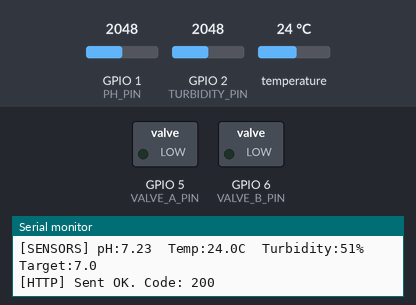
The sketch below on a simulated ESP32-S3. Parts: switched loads named in the sketch (green lamp = pin HIGH), the last lines printed to the serial monitor. The test bench sets the inputs (shaded band); at power-on: GPIO 1 (PH_PIN) = 2048, GPIO 2 (TURBIDITY_PIN) = 2048, temperature 24 °C (analog values on the 0–4095 scale). WiFi joins after 1.5 s; servers stay silent unless stated; uploads are accepted with an empty reply; EEPROM starts erased.

Above: at 31.5 s.
At 64.1 s:
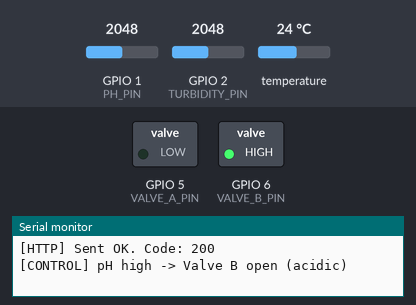
Timing chart, 0 to 81.5 s (numbered marks = the images above):
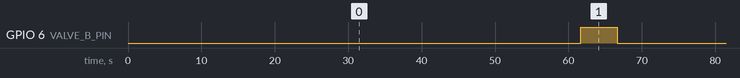

The sketch:

aqurium_final.ino
```cpp
#include <ArduinoJson.h>
#include <DallasTemperature.h>
#include <EEPROM.h>
#include <HTTPClient.h>
#include <OneWire.h>
#include <WiFi.h>
#include "wifi_config.h"  // Local credentials; this file is excluded from Git.

const char *ssid = WIFI_SSID;
const char *password = WIFI_PASSWORD;
const char *serverUrl = AQUAVISION_SERVER_URL;

#define PH_PIN 1
#define TURBIDITY_PIN 2
#define DS18B20_PIN 4
#define VALVE_A_PIN 5
#define VALVE_B_PIN 6
#define EEPROM_ADDR_TARGET_PH 0

#define PH_SLOPE -5.70
#define PH_OFFSET 21.34

float targetPH = 7.0;
const float pH_TOLERANCE = 0.1;
const unsigned long VALVE_OPEN_MS = 5000;
const unsigned long STABILISE_MS = 25000;

OneWire oneWire(DS18B20_PIN);
DallasTemperature sensors(&oneWire);
WiFiClient client;
HTTPClient http;

void connectWiFi();
void readSensors(float &pH, float &temp, int &turbidity);
void sendToServer(float pH, float temp, int turbidity, float target);
void controlpH(float currentPH);
void saveTargetPH(float value);
float loadTargetPH();

void setup() {
  Serial.begin(115200);
  Serial.println("\n[BOOT] AquaVision starting...");

  EEPROM.begin(512);
  targetPH = loadTargetPH();
  Serial.print("[EEPROM] Target pH: ");
  Serial.println(targetPH);

  sensors.begin();
  analogReadResolution(12);
  analogSetPinAttenuation(PH_PIN, ADC_11db);
  analogSetPinAttenuation(TURBIDITY_PIN, ADC_11db);

  pinMode(VALVE_A_PIN, OUTPUT);
  pinMode(VALVE_B_PIN, OUTPUT);
  digitalWrite(VALVE_A_PIN, LOW);
  digitalWrite(VALVE_B_PIN, LOW);

  connectWiFi();
}

void loop() {
  static unsigned long lastRead = 0;
  static unsigned long lastSend = 0;
  static unsigned long lastControl = 0;
  static unsigned long lastWifiRetry = 0;
  unsigned long now = millis();

  if (WiFi.status() != WL_CONNECTED && (now - lastWifiRetry >= 30000)) {
    lastWifiRetry = now;
    connectWiFi();
  }

  if (now - lastRead >= 2000) {
    lastRead = now;
    float pH, temp;
    int turbidity;
    readSensors(pH, temp, turbidity);

    Serial.print("[SENSORS] pH:");
    Serial.print(pH, 2);
    Serial.print("  Temp:");
    Serial.print(temp, 1);
    Serial.print("C  Turbidity:");
    Serial.print(turbidity);
    Serial.print("%  Target:");
    Serial.println(targetPH, 1);

    if (now - lastSend >= 10000 && WiFi.status() == WL_CONNECTED) {
      lastSend = now;
      sendToServer(pH, temp, turbidity, targetPH);
    }

    if (now - lastControl >= 60000) {
      lastControl = now;
      controlpH(pH);
    }
  }

  delay(100);
}

void connectWiFi() {
  if (WiFi.status() == WL_CONNECTED)
    return;
  Serial.print("[WiFi] Connecting to ");
  Serial.println(ssid);
  WiFi.begin(ssid, password);
  int attempts = 0;
  while (WiFi.status() != WL_CONNECTED && attempts < 30) {
    delay(500);
    Serial.print(".");
    attempts++;
  }
  if (WiFi.status() == WL_CONNECTED) {
    Serial.println("\n[WiFi] Connected! IP: " + WiFi.localIP().toString());
  } else {
    Serial.println("\n[WiFi] Failed. Will retry in 30s.");
  }
}

void readSensors(float &pH, float &temp, int &turbidity) {
  sensors.requestTemperatures();
  temp = sensors.getTempCByIndex(0);
  if (temp == DEVICE_DISCONNECTED_C) {
    temp = -999;
    Serial.println("[WARN] DS18B20 disconnected!");
  }

  long phSum = 0;
  for (int i = 0; i < 10; i++) {
    phSum += analogRead(PH_PIN);
    delay(10);
  }
  float phVoltage = (phSum / 10.0 / 4095.0) * 3.3 * 1.5;
  pH = PH_SLOPE * phVoltage + PH_OFFSET;
  pH = constrain(pH, 0.0, 14.0);

  long turbSum = 0;
  for (int i = 0; i < 10; i++) {
    turbSum += analogRead(TURBIDITY_PIN);
    delay(5);
  }
  turbidity = map((int)(turbSum / 10), 500, 3500, 0, 100);
  turbidity = constrain(turbidity, 0, 100);
}

void sendToServer(float pH, float temp, int turbidity, float target) {
  if (WiFi.status() != WL_CONNECTED)
    return;

  StaticJsonDocument<256> doc;
  doc["ph"] = pH;
  doc["temperature"] = temp;
  doc["turbidity"] = turbidity;
  doc["target_ph"] = target;

  String jsonStr;
  serializeJson(doc, jsonStr);

  http.begin(client, serverUrl);
  http.addHeader("Content-Type", "application/json");
  int httpCode = http.POST(jsonStr);

  if (httpCode > 0) {
    String response = http.getString();
    Serial.print("[HTTP] Sent OK. Code: ");
    Serial.println(httpCode);
    StaticJsonDocument<64> respDoc;
    if (!deserializeJson(respDoc, response) &&
        respDoc.containsKey("target_pH")) {
      float newTarget = respDoc["target_pH"];
      if (newTarget >= 4.0 && newTarget <= 10.0 &&
          abs(newTarget - targetPH) > 0.01) {
        targetPH = newTarget;
        saveTargetPH(targetPH);
        Serial.print("[SERVER] New target pH: ");
        Serial.println(targetPH, 2);
      }
    }
  } else {
    Serial.print("[HTTP] Failed. Error: ");
    Serial.println(httpCode);
  }
  http.end();
}

void controlpH(float currentPH) {
  if (currentPH < 0.5 || currentPH > 13.5) {
    Serial.println("[CONTROL] Bad reading, skipping.");
    return;
  }
  if (currentPH < targetPH - pH_TOLERANCE) {
    Serial.println("[CONTROL] pH low -> Valve A open (alkaline)");
    digitalWrite(VALVE_A_PIN, HIGH);
    delay(VALVE_OPEN_MS);
    digitalWrite(VALVE_A_PIN, LOW);
    Serial.println("[CONTROL] Valve A closed. Stabilising...");
    delay(STABILISE_MS);
  } else if (currentPH > targetPH + pH_TOLERANCE) {
    Serial.println("[CONTROL] pH high -> Valve B open (acidic)");
    digitalWrite(VALVE_B_PIN, HIGH);
    delay(VALVE_OPEN_MS);
    digitalWrite(VALVE_B_PIN, LOW);
    Serial.println("[CONTROL] Valve B closed. Stabilising...");
    delay(STABILISE_MS);
  } else {
    Serial.println("[CONTROL] pH in range. No action.");
  }
}

void saveTargetPH(float value) {
  EEPROM.put(EEPROM_ADDR_TARGET_PH, value);
  EEPROM.commit();
  Serial.print("[EEPROM] Saved: ");
  Serial.println(value, 2);
}

float loadTargetPH() {
  float val;
  EEPROM.get(EEPROM_ADDR_TARGET_PH, val);
  if (isnan(val) || val < 4.0 || val > 10.0) {
    val = 7.0;
    saveTargetPH(val);
  }
  return val;
}
```

wifi_config.example.h
```cpp
#pragma once

// Copy this file to wifi_config.h and enter your local settings.
// Never commit wifi_config.h or put real credentials in this example file.
#define WIFI_SSID "YOUR_WIFI_NAME"
#define WIFI_PASSWORD "YOUR_WIFI_PASSWORD"
#define AQUAVISION_SERVER_URL "http://YOUR_LAPTOP_IP:5000/api/sensors"
```

Measured:
- by itself, GPIO 6 (VALVE_B_PIN): alternates HIGH for 5.0 s and LOW for 56.5 s
